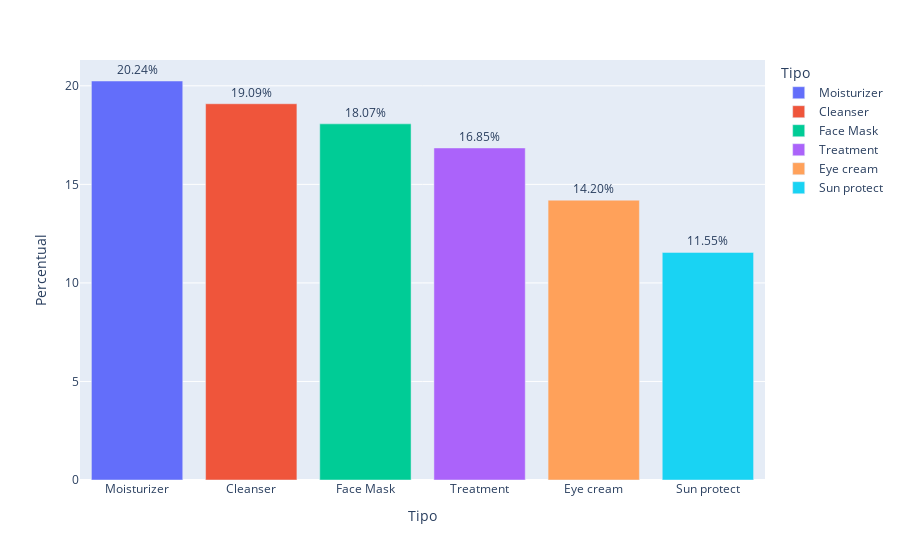

This figure's notebook cell:
### Code cell
# Distribuição da variável Tipo
percentual_tipo = df_cosmeticos.value_counts('Tipo') / len(df_cosmeticos) * 100
percentual_tipo = percentual_tipo.reset_index()
percentual_tipo.columns = ['Tipo', 'Percentual']
fig = px.bar(percentual_tipo, x='Tipo', y='Percentual', color='Tipo', text='Percentual')

# Atualizar o Plot para melhor visualizar os labels
fig.update_traces(texttemplate='%{text:.4s}%', textposition='outside')

fig.show()

### Figure 1 — Plotly figure (JSON) as saved in the notebook; plotly's stock layout.template omitted (floating-point values rounded to 4 significant figures)
{"data": [{"hovertemplate": "Tipo=%{x}<br>Percentual=%{text}<extra></extra>", "legendgroup": "Moisturizer", "marker": {"color": "#636efa", "pattern": {"shape": ""}}, "name": "Moisturizer", "orientation": "v", "showlegend": true, "text": [20.24], "textposition": "outside", "texttemplate": "%{text:.4s}%", "type": "bar", "x": ["Moisturizer"], "xaxis": "x", "y": [20.24], "yaxis": "y"}, {"hovertemplate": "Tipo=%{x}<br>Percentual=%{text}<extra></extra>", "legendgroup": "Cleanser", "marker": {"color": "#EF553B", "pattern": {"shape": ""}}, "name": "Cleanser", "orientation": "v", "showlegend": true, "text": [19.09], "textposition": "outside", "texttemplate": "%{text:.4s}%", "type": "bar", "x": ["Cleanser"], "xaxis": "x", "y": [19.09], "yaxis": "y"}, {"hovertemplate": "Tipo=%{x}<br>Percentual=%{text}<extra></extra>", "legendgroup": "Face Mask", "marker": {"color": "#00cc96", "pattern": {"shape": ""}}, "name": "Face Mask", "orientation": "v", "showlegend": true, "text": [18.07], "textposition": "outside", "texttemplate": "%{text:.4s}%", "type": "bar", "x": ["Face Mask"], "xaxis": "x", "y": [18.07], "yaxis": "y"}, {"hovertemplate": "Tipo=%{x}<br>Percentual=%{text}<extra></extra>", "legendgroup": "Treatment", "marker": {"color": "#ab63fa", "pattern": {"shape": ""}}, "name": "Treatment", "orientation": "v", "showlegend": true, "text": [16.85], "textposition": "outside", "texttemplate": "%{text:.4s}%", "type": "bar", "x": ["Treatment"], "xaxis": "x", "y": [16.85], "yaxis": "y"}, {"hovertemplate": "Tipo=%{x}<br>Percentual=%{text}<extra></extra>", "legendgroup": "Eye cream", "marker": {"color": "#FFA15A", "pattern": {"shape": ""}}, "name": "Eye cream", "orientation": "v", "showlegend": true, "text": [14.2], "textposition": "outside", "texttemplate": "%{text:.4s}%", "type": "bar", "x": ["Eye cream"], "xaxis": "x", "y": [14.2], "yaxis": "y"}, {"hovertemplate": "Tipo=%{x}<br>Percentual=%{text}<extra></extra>", "legendgroup": "Sun protect", "marker": {"color": "#19d3f3", "pattern": {"shape": ""}}, "name": "Sun protect", "orientation": "v", "showlegend": true, "text": [11.55], "textposition": "outside", "texttemplate": "%{text:.4s}%", "type": "bar", "x": ["Sun protect"], "xaxis": "x", "y": [11.55], "yaxis": "y"}], "layout": {"barmode": "relative", "legend": {"title": {"text": "Tipo"}, "tracegroupgap": 0}, "margin": {"t": 60}, "xaxis": {"anchor": "y", "categoryarray": ["Moisturizer", "Cleanser", "Face Mask", "Treatment", "Eye cream", "Sun protect"], "categoryorder": "array", "domain": [0, 1], "title": {"text": "Tipo"}}, "yaxis": {"anchor": "x", "domain": [0, 1], "title": {"text": "Percentual"}}}}
